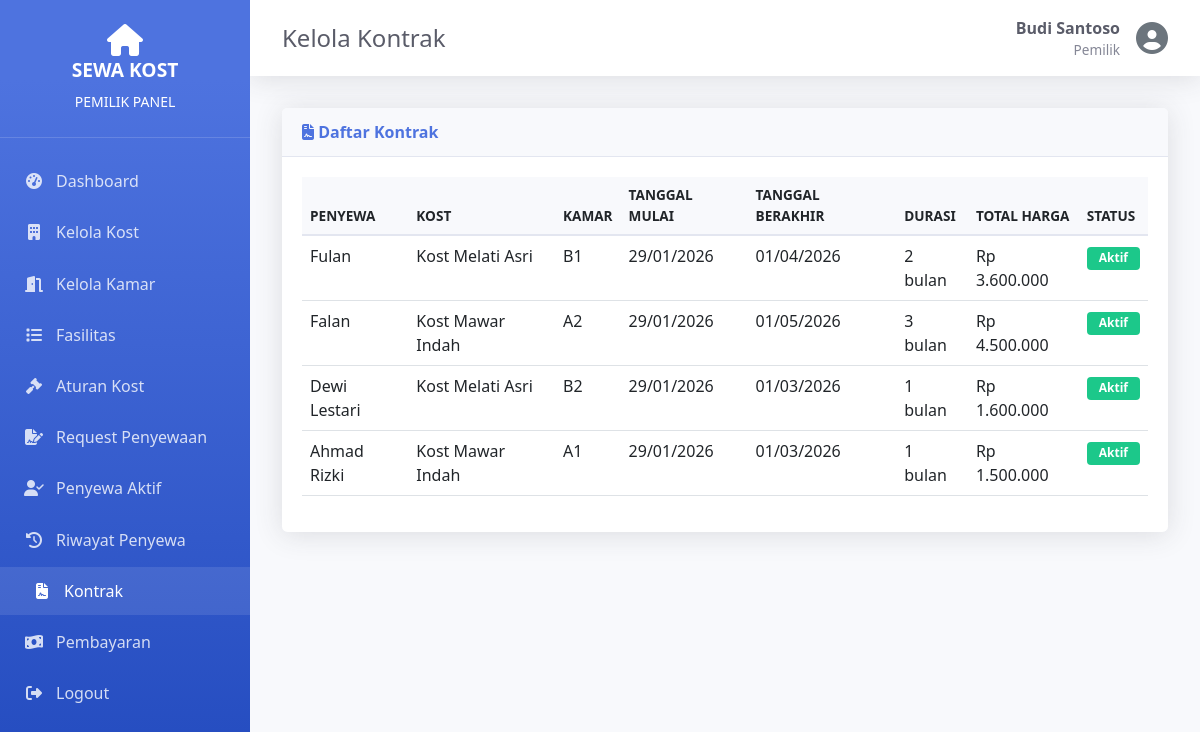
The page /pemilik/kontrak.php (signed in) on the database its author committed.
### tables this page shows
CREATE TABLE `kontrak` (
  `id` int(11) NOT NULL AUTO_INCREMENT,
  `penyewa_id` int(11) NOT NULL,
  `kamar_id` int(11) NOT NULL,
  `tanggal_mulai` date NOT NULL,
  `tanggal_berakhir` date NOT NULL,
  `durasi_bulan` int(11) NOT NULL,
  `total_harga` decimal(12,2) NOT NULL,
  `status` enum('Aktif','Akan Berakhir','Selesai') DEFAULT 'Aktif',
  `created_at` timestamp NOT NULL DEFAULT current_timestamp(),
  PRIMARY KEY (`id`),
  KEY `penyewa_id` (`penyewa_id`),
  KEY `kamar_id` (`kamar_id`),
  CONSTRAINT `kontrak_ibfk_1` FOREIGN KEY (`penyewa_id`) REFERENCES `penyewa` (`id`) ON DELETE CASCADE,
  CONSTRAINT `kontrak_ibfk_2` FOREIGN KEY (`kamar_id`) REFERENCES `kamar` (`id`) ON DELETE CASCADE
);

CREATE TABLE `users` (
  `id` int(11) NOT NULL AUTO_INCREMENT,
  `username` varchar(50) NOT NULL,
  `password` varchar(255) NOT NULL,
  `nama_lengkap` varchar(100) NOT NULL,
  `email` varchar(100) DEFAULT NULL,
  `no_hp` varchar(20) DEFAULT NULL,
  `role` enum('admin','pemilik','pembeli') NOT NULL,
  `created_at` timestamp NOT NULL DEFAULT current_timestamp(),
  PRIMARY KEY (`id`),
  UNIQUE KEY `username` (`username`)
);

CREATE TABLE `kost` (
  `id` int(11) NOT NULL AUTO_INCREMENT,
  `pemilik_id` int(11) NOT NULL,
  `nama_kost` varchar(100) NOT NULL,
  `alamat` text NOT NULL,
  `kota` varchar(50) DEFAULT NULL,
  `deskripsi` text DEFAULT NULL,
  `foto` varchar(255) DEFAULT NULL,
  `created_at` timestamp NOT NULL DEFAULT current_timestamp(),
  PRIMARY KEY (`id`),
  KEY `pemilik_id` (`pemilik_id`),
  CONSTRAINT `kost_ibfk_1` FOREIGN KEY (`pemilik_id`) REFERENCES `users` (`id`) ON DELETE CASCADE
);

CREATE TABLE `kamar` (
  `id` int(11) NOT NULL AUTO_INCREMENT,
  `kost_id` int(11) NOT NULL,
  `nomor_kamar` varchar(20) NOT NULL,
  `harga_sewa` decimal(12,2) NOT NULL,
  `status` enum('Kosong','Terisi','Maintenance') DEFAULT 'Kosong',
  `foto` varchar(255) DEFAULT NULL,
  `fasilitas` text DEFAULT NULL,
  `created_at` timestamp NOT NULL DEFAULT current_timestamp(),
  PRIMARY KEY (`id`),
  KEY `kost_id` (`kost_id`),
  CONSTRAINT `kamar_ibfk_1` FOREIGN KEY (`kost_id`) REFERENCES `kost` (`id`) ON DELETE CASCADE
);

### lib/auth.php (called while the page is built, shortened)
<?php
require_once __DIR__ . '/database.php';
class Auth {
    public static function id() {
        return $_SESSION['user_id'] ?? null;
    }
}

### lib/database.php (called while the page is built, shortened)
<?php
class Database {
    private static $connection = null;
    public static function connect() {
        if (self::$connection === null) {
            self::$connection = new mysqli(DB_HOST, DB_USER, DB_PASS, DB_NAME);
            self::$connection->set_charset("utf8mb4");
        }
        return self::$connection;
    }
    public static function query($sql) {
        $conn = self::connect();
        $result = $conn->query($sql);
        return $result;
    }
    public static function fetchAll($sql) {
        $result = self::query($sql);
        $data = [];
        while ($row = $result->fetch_assoc()) {
            $data[] = $row;
        }
        return $data;
    }
}

### pemilik/kontrak.php (the view, shortened to what this page needs)
<?php
require_once __DIR__ . '/../lib/auth.php';
require_once __DIR__ . '/../lib/database.php';
$userId = Auth::id();
$kontrakData = Database::fetchAll("
    SELECT kt.*, u.nama_lengkap, k.nomor_kamar, ks.nama_kost
    FROM kontrak kt
    JOIN penyewa p ON kt.penyewa_id = p.id
    JOIN users u ON p.user_id = u.id
    JOIN kamar k ON kt.kamar_id = k.id
    JOIN kost ks ON k.kost_id = ks.id
    WHERE ks.pemilik_id = $userId
    ORDER BY kt.created_at DESC
");
include __DIR__ . '/../layout/header.php';
include __DIR__ . '/../layout/sidebar.php';
?>
<div class="card">
    <div class="card-header">
        <i class="fas fa-file-contract"></i> Daftar Kontrak
    </div>
    <div class="card-body">
        <?php if (empty($kontrakData)): ?>
            <div class="alert alert-info">
                <i class="fas fa-info-circle"></i> Belum ada kontrak.
            </div>
        <?php else: ?>
            <div class="table-responsive">
                <table class="table table-hover">
                    <thead>
                        <tr>
                            <th>Penyewa</th>
                            <th>Kost</th>
                            <th>Kamar</th>
                            <th>Tanggal Mulai</th>
                            <th>Tanggal Berakhir</th>
                            <th>Durasi</th>
                            <th>Total Harga</th>
                            <th>Status</th>
                        </tr>
                    </thead>
                    <tbody>
                        <?php foreach ($kontrakData as $k): ?>
                            <tr>
                                <td><?php echo htmlspecialchars($k['nama_lengkap']); ?></td>
                                <td><?php echo htmlspecialchars($k['nama_kost']); ?></td>
                                <td><?php echo htmlspecialchars($k['nomor_kamar']); ?></td>
                                <td><?php echo date('d/m/Y', strtotime($k['tanggal_mulai'])); ?></td>
                                <td><?php echo date('d/m/Y', strtotime($k['tanggal_berakhir'])); ?></td>
                                <td><?php echo $k['durasi_bulan']; ?> bulan</td>
                                <td>Rp <?php echo number_format($k['total_harga'], 0, ',', '.'); ?></td>
                                <td>
                                    <span class="badge badge-status badge-<?php echo strtolower($k['status']); ?>">
                                        <?php echo $k['status']; ?>
                                    </span>
                                </td>
                            </tr>
                        <?php endforeach; ?>
                    </tbody>
                </table>
            </div>
        <?php endif; ?>
    </div>
</div>
<?php include __DIR__ . '/../layout/footer.php'; ?>

### assets/css/style.css (style rules this page uses)
:root { --primary-color: #4e73df; --secondary-color: #858796; --success-color: #1cc88a; --danger-color: #e74a3b; --warning-color: #f6c23e; --info-color: #36b9cc; --sidebar-width: 250px; }
* { margin: 0; padding: 0; box-sizing: border-box; }
body { font-family: 'Segoe UI', Tahoma, Geneva, Verdana, sans-serif; background-color: #f8f9fc; color: #5a5c69; }
.card { border: none; border-radius: 0.35rem; box-shadow: 0 0.15rem 1.75rem 0 rgba(58, 59, 69, 0.15); }
.card-header { background-color: #f8f9fc; border-bottom: 1px solid #e3e6f0; padding: 0.75rem 1.25rem; font-weight: bold; color: var(--primary-color); }
.card-body { padding: 1.25rem; }
.table { color: #5a5c69; }
.table thead th { background-color: #f8f9fc; border-bottom: 2px solid #e3e6f0; font-weight: bold; text-transform: uppercase; font-size: 0.85rem; }
.badge-status { padding: 0.35rem 0.75rem; font-size: 0.75rem; font-weight: bold; }
.badge-aktif { background-color: var(--success-color); }
.badge-status { padding: 0.35rem 0.75rem; font-size: 0.75rem; font-weight: bold; border-radius: 0.25rem; }

### rows shown on the page
kontrak: users.nama_lengkap "Fulan", kost.nama_kost "Kost Melati Asri", kamar.nomor_kamar "B1", tanggal_mulai "29/01/2026", tanggal_berakhir "01/04/2026", durasi_bulan "2", total_harga "3.600.000", status "Aktif"
kontrak: users.nama_lengkap "Falan", kost.nama_kost "Kost Mawar Indah", kamar.nomor_kamar "A2", tanggal_mulai "29/01/2026", tanggal_berakhir "01/05/2026", durasi_bulan "3", total_harga "4.500.000", status "Aktif"
kontrak: users.nama_lengkap "Dewi Lestari", kost.nama_kost "Kost Melati Asri", kamar.nomor_kamar "B2", tanggal_mulai "29/01/2026", tanggal_berakhir "01/03/2026", durasi_bulan "1", total_harga "1.600.000", status "Aktif"
kontrak: users.nama_lengkap "Ahmad Rizki", kost.nama_kost "Kost Mawar Indah", kamar.nomor_kamar "A1", tanggal_mulai "29/01/2026", tanggal_berakhir "01/03/2026", durasi_bulan "1", total_harga "1.500.000", status "Aktif"

### other values the page prints
$role "PEMILIK"
$pageTitle "Kelola Kontrak"
$user['nama_lengkap'] "Budi Santoso"
$user['role'] "Pemilik"
